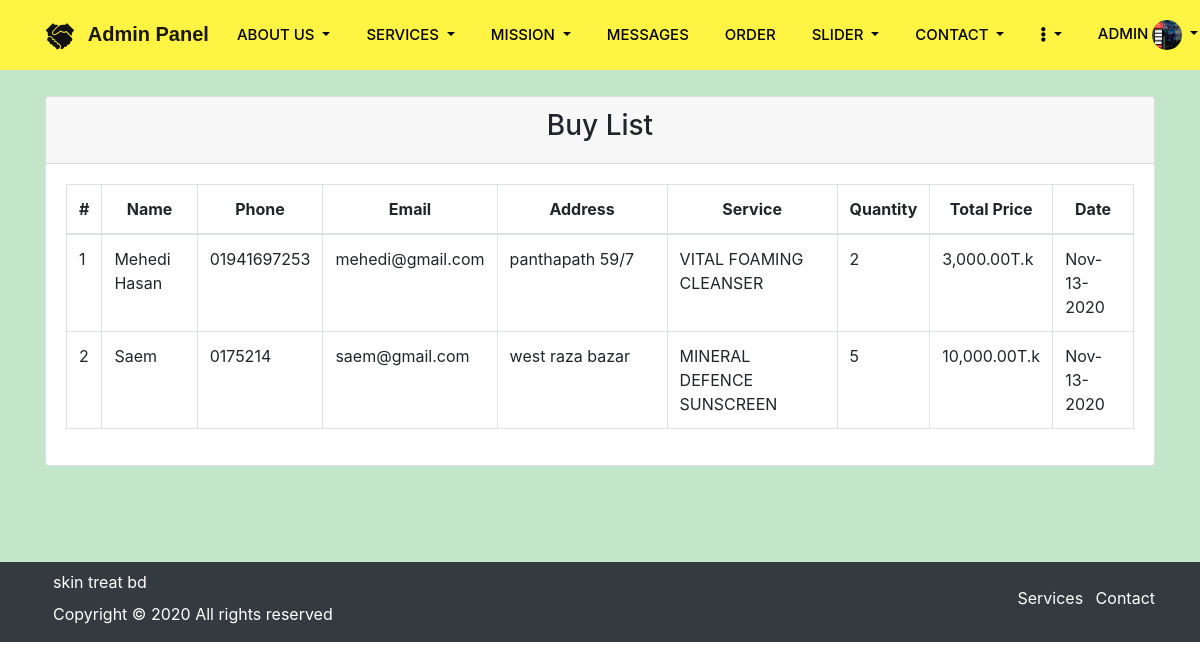
/admin/buy.php (signed in), run on the app's committed database.
### tables this page shows
CREATE TABLE `cart` (
  `cart_id` int(11) NOT NULL,
  `service_id` int(11) NOT NULL,
  `quantity` int(11) NOT NULL,
  `name` varchar(255) NOT NULL,
  `email` varchar(255) NOT NULL,
  `phone` varchar(255) NOT NULL,
  `address` text NOT NULL,
  `date` date NOT NULL
);

CREATE TABLE `services` (
  `service_id` int(11) NOT NULL,
  `title` varchar(255) NOT NULL,
  `short_desc` varchar(255) NOT NULL,
  `price` float NOT NULL,
  `application` text NOT NULL,
  `image` varchar(255) NOT NULL,
  `date` datetime NOT NULL
);

### admin/top_header.php (called while the page is built, shortened)
<?php
require_once '../php/db_connect.php';
$email = $_SESSION['email'];
$sql = "select * from admin WHERE email = '$email'";
$res = mysqli_query($connect, $sql);
$userdata = mysqli_fetch_assoc($res);
?>

### admin/buy.php (the view, shortened to what this page needs)
<?php
include 'top_header.php';
?>
<!doctype html>
<html lang="en">
<head>
    <link rel="stylesheet" href="../assets/style/bootstrap.css">
    <link rel="stylesheet" href="https://use.fontawesome.com/releases/v5.7.1/css/all.css">
</head>
<body>
<section class="menu">
    <nav class="navbar navbar-expand-lg navbar-light fixed-top" style="background-color: #FFF343">
        <div class="container">
            <a class="navbar-brand font-weight-bold" href="dashboard.php" ><span><img src="../images/handshake5f22b37783c45.svg" style="height: 30px"></span> <span class="ml-2" style="font-family: 'Arial Rounded MT Bold',Arial,sans-serif; font-weight: 700">Admin Panel</span></a>
            <div class="collapse navbar-collapse" id="main_nav">
                <ul class="navbar-nav mr-auto">
                                      <li class="nav-item dropdown">
                        <a class="nav-link dropdown-toggle" href="#" id="navbarDropdown" role="button" data-toggle="dropdown" aria-haspopup="true" aria-expanded="false">
                            About Us
                        </a>
                    </li>
                    <li class="nav-item dropdown">
                        <a class="nav-link dropdown-toggle" href="#" id="navbarDropdown" role="button" data-toggle="dropdown" aria-haspopup="true" aria-expanded="false">
                            Services
                        </a>
                    </li>
                    <li class="nav-item dropdown">
                        <a class="nav-link dropdown-toggle" href="#" id="navbarDropdown" role="button" data-toggle="dropdown" aria-haspopup="true" aria-expanded="false">
                            Mission
                        </a>
                    </li>
                    <li class="nav-item">
                        <a class="nav-link" href="dashboard.php">Messages</a>
                    </li>
                    <li class="nav-item">
                        <a class="nav-link" href="buy.php">Order</a>
                    </li>
                    <li class="nav-item dropdown">
                        <a class="nav-link dropdown-toggle" href="#" id="navbarDropdown" role="button" data-toggle="dropdown" aria-haspopup="true" aria-expanded="false">
                            Slider
                        </a>
                    </li>
                    <li class="nav-item dropdown">
                        <a class="nav-link dropdown-toggle" href="#" id="navbarDropdown" role="button" data-toggle="dropdown" aria-haspopup="true" aria-expanded="false">
                            Contact
                        </a>
                    </li>
                    <li class="nav-item dropdown">
                        <a class="nav-link dropdown-toggle" href="#" id="navbarDropdown" role="button" data-toggle="dropdown" aria-haspopup="true" aria-expanded="false">
                            <i class="fas fa-ellipsis-v"></i>
                        </a>
                    </li>
                </ul>
                <ul class="navbar-nav ml-auto">
                    <li class="nav-item dropdown">
                        <a class="nav-link dropdown-toggle" href="#" id="navbarDropdown" role="button" data-toggle="dropdown" aria-haspopup="true" aria-expanded="false">
                            <?php echo $userdata['name'];?>  <img src="../images/<?php echo $userdata['image'];?>" style="height: 30px; width: 30px; border-radius: 50%">
                        </a>
                    </li>
                </ul>
            </div>
        </div>
    </nav>
</section>
<section class="main_content" style="background-color: #c3e6cb">
    <div class="container">
        <div class="row">
            <div class="col-md-12 col-md-12 mt-5 mb-5">
                <div class="card mt-5 mb-5">
                    <div class="card-header">
                        <h3 class="text-center">Buy List</h3>
                    </div>
                    <div class="card-body">
                        <div class="table-responsive">
                            <table class="table table-bordered">
                                <thead class="text-center table-hover">
                                <tr>
                                    <th>#</th>
                                    <th>Name</th>
                                    <th>Phone</th>
                                    <th>Email</th>
                                    <th>Address</th>
                                    <th>Service</th>
                                    <th>Quantity</th>
                                    <th>Total Price</th>
                                    <th>Date</th>
                                </tr>
                                </thead>
                                <tbody>
                                <?php
                                $sql = "SELECT * FROM cart, services WHERE cart.service_id = services.service_id";
                                $res = mysqli_query($connect, $sql);
                                $i =1;
                                while ($row = mysqli_fetch_assoc($res)){?>
                                    <tr>
                                        <td><?php echo $i++;?></td>
                                        <td class="text-capitalize"><?php echo $row['name'];?></td>
                                        <td><?php echo $row['phone'];?></td>
                                        <td><?php echo $row['email'];?></td>
                                        <td style="width: 170px"><?php echo $row['address'];?></td>
                                        <td style="width: 170px"><?php echo $row['title'];?></td>
                                        <td><?php echo $row['quantity'];?></td>
                                        <td><?php echo number_format($row['quantity'] * $row['price'], 2);?>T.k</td>
                                        <td><?php echo date('M-d-Y', strtotime($row['date']));?></td>
                                    </tr>
                                <?php }?>
                                </tbody>
                            </table>
                        </div>
                    </div>
                </div>
            </div>
        </div>
    </div>
</section>
<section class="footer bg-dark" style="height: 80px">
    <div class="container">
        <div class="row">
            <div class="col-md-6 col-sm-12 float-left">
                <div class="p-2 text-white">
                    <label>skin treat bd</label><br/>
                    <label>Copyright © 2020 All rights reserved</label>
                </div>
            </div>
            <div class="col-md-6 col-sm-12 float-left">
                <div class="text-white mt-4">
                    <label class="float-right"><span><a class="ml-2 text-decoration-none text-white" id="#services" href="#">Services</a></span> <span><a class="ml-2 text-decoration-none text-white" id="#contact" href="#">Contact</a></span></label>
                </div>
            </div>
        </div>
    </div>
</section>
</body>
</html>

### admin/buy.php (style rules this page uses)
#main_nav ul li { text-align: center; }
#main_nav ul li a { font-size: 15px; color: black; font-weight: 500; padding: 12px; text-transform: uppercase; margin-right: 12px; }

### data on the page
cart: name "Mehedi Hasan", phone "01941697253", email "mehedi@gmail.com", address "panthapath 59/7", service.title "VITAL FOAMING CLEANSER", quantity "2", $row['quantity']*$row['price'] "3,000.00", service.date "Nov-13-2020"
cart: name "Saem", phone "0175214", email "saem@gmail.com", address "west raza bazar", service.title "MINERAL DEFENCE SUNSCREEN", quantity "5", $row['quantity']*$row['price'] "10,000.00", service.date "Nov-13-2020"

### other printed values
$userdata['name'] "ADMIN"
